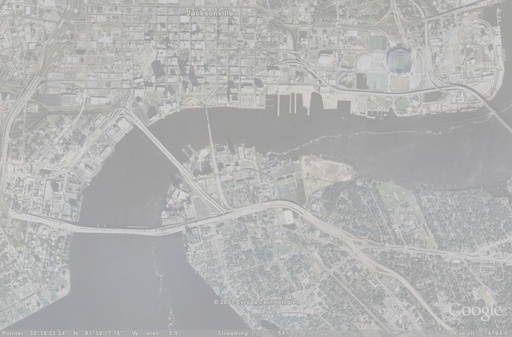
#> input picture Image Processing with histogram/lowContrast.jpg, 512 x 337 px, shrunk from 1048 x 691 before the run
$ jupyter execute 'Image Processing with histogram.ipynb'
#> lines starting #> are read from the running program, lines starting #| are printed output that depends on the picture
[cell 1]
# Image Histogram

import cv2
import matplotlib.pyplot as plt

image = cv2.imread('lowContrast.jpg', cv2.IMREAD_GRAYSCALE)
#> image: shape (337, 512); min 149, max 220, mean 179.1
hist = cv2.calcHist([image], [0], None, [256], [0, 256])
#> hist = 256 values, max 7866 at index 163, min 0 at index 0, mean 674

plt.plot(hist)
plt.savefig('histogram.png')
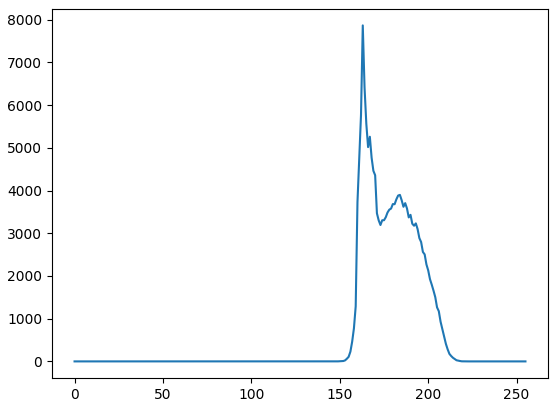
#> figure drawn by matplotlib, 1 panel; curve peaks at x = 163, y = 7866

[cell 2]
# Histogram Equalization

import cv2
import numpy as np
import matplotlib.pyplot as plt

image = cv2.imread('lowContrast.jpg', cv2.IMREAD_GRAYSCALE)
M, N = image.shape
#> M = 337; N = 512
pixels = M * N
#> pixels = 172544
L = 256

hist = cv2.calcHist([image], [0], None, [L], [0, L])
hist = hist.flatten()

pr = hist / pixels
#> pr = 256 values, max 0.0456 at index 163, min 0 at index 0, mean 0.00391

sumpr = np.cumsum(pr)
#> sumpr = 256 values from 0 to 1
s_k = np.round((L - 1) * sumpr).astype(np.uint8)
#> s_k = 256 values from 0 to 255

equalized_image = s_k[image]
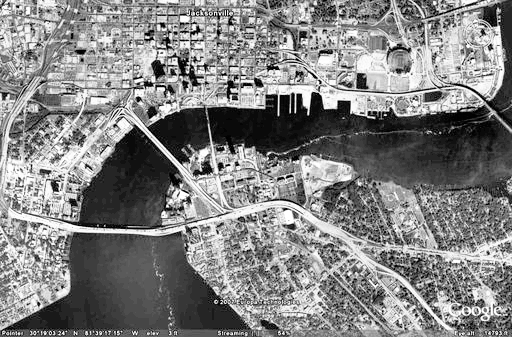
#> equalized_image: shape (337, 512); min 0, max 255, mean 130.4
equalized_hist = cv2.calcHist([equalized_image], [0], None, [256], [0, 256])
#> equalized_hist = 256 values, max 7866 at index 37, min 0 at index 3, mean 674

cv2.imwrite('image.jpg', image)
cv2.imwrite('equalized_image.jpg', equalized_image)


plt.plot(hist)
plt.savefig('original_histogram.png')
plt.close()

plt.plot(equalized_hist)
plt.savefig('equalized_histogram.png')
#> figure, not shown here; curve peaks at x = 37, y = 7866
plt.close()

[cell 3]
# Local Image Enhancement Using Neighborhood Statistics

import cv2
import numpy as np

image = cv2.imread('cube.png', cv2.IMREAD_GRAYSCALE)
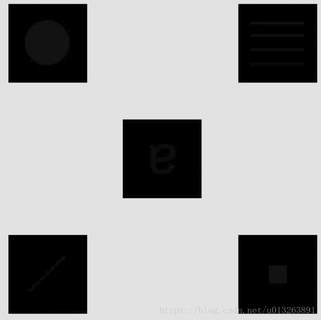
#> input picture Image Processing with histogram/cube.png, 321 x 320 px, shrunk from 657 x 656 before the run
#> image: shape (320, 321); min 0, max 242, mean 158.5
image = image.astype(np.float32)

M, N = image.shape
#> M = 320; N = 321
pixels = M * N
#> pixels = 102720

hist = cv2.calcHist([image], [0], None, [256], [0, 256])
#> hist = 256 values, max 66712 at index 226, min 0 at index 89, mean 401.2
hist = hist.flatten()

pr = hist / pixels
#> pr = 256 values, max 0.649 at index 226, min 0 at index 89, mean 0.00391
mG = np.sum(np.arange(256) * pr)
#> mG = 158.5
varG = np.sum((np.arange(256) - mG)**2 * pr)
#> varG = 10424.7

k0, k1 = 0, 1.5
k2, k3 = 0, 2
gain = 3
w = 10
pad = w // 2

padded = cv2.copyMakeBorder(image, pad, pad, pad, pad, cv2.BORDER_REFLECT)
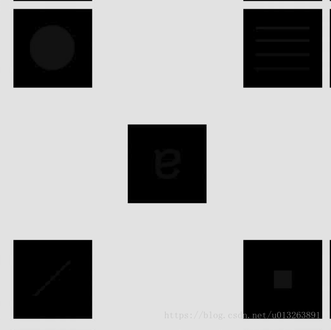
#> padded: shape (330, 331) float32; min 0, max 242, mean 161.8
output = np.copy(image)

for i in range(image.shape[0]):
    for j in range(image.shape[1]):

        window = padded[i:i+w, j:j+w]
        msxy = np.mean(window)
        varsxy = np.var(window)

        if (k0 * mG <= msxy <= k1 * mG) and (k2 * varG <= varsxy <= k3 * varG):
            output[i, j] = gain * image[i, j]


output = np.clip(output, 0, 255).astype(np.uint8)
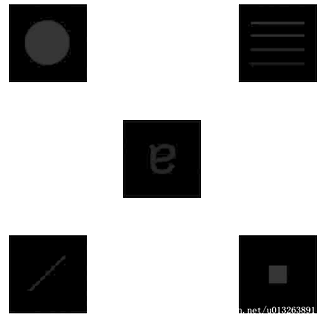
#> output: shape (320, 321); min 0, max 255, mean 181.5

cv2.imwrite('enhanced_cube.png', output)
#> Out = True

[cell 4]
# 4-Bit Image Quantization, Quantization Error, and Histogram Equalization

from PIL import Image
import numpy as np
import cv2
import matplotlib.pyplot as plt

def PictureProcess(image_path):
#> called with image_path = 'pic.jpg'
    img = Image.open(image_path).convert('L')
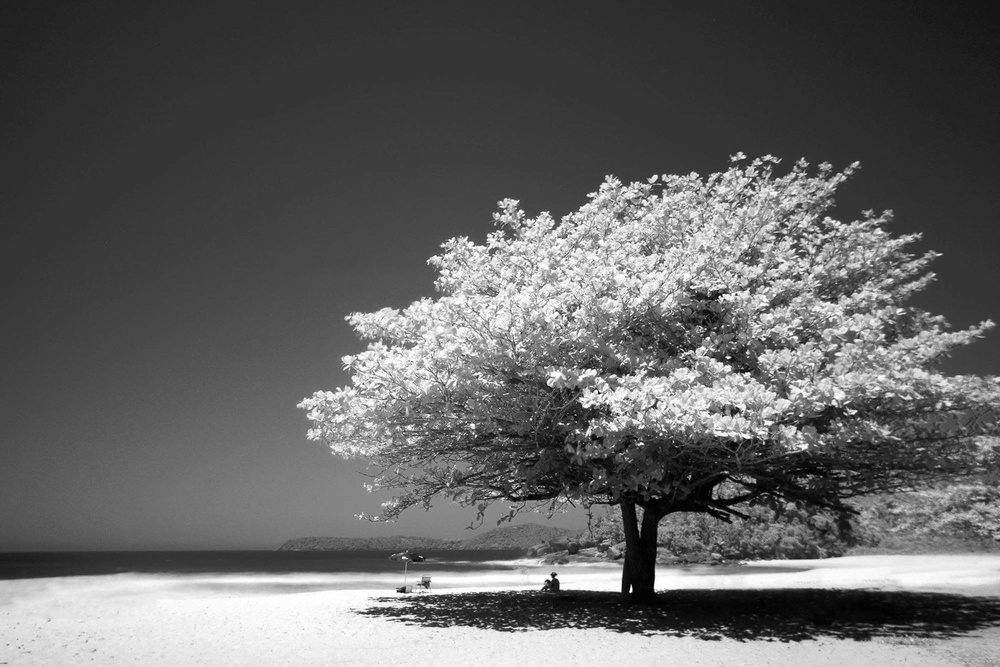
#> input picture Image Processing with histogram/pic.jpg, 1000 x 667 px, shrunk from 2048 x 1365 before the run
    imgAr = np.array(img)

    newPixels = (imgAr // 16) * 17

    new_img = Image.fromarray(newPixels.astype(np.uint8))
    new_img.save("4_bits_plane.png")

    image_subtracted = cv2.absdiff(imgAr, newPixels)
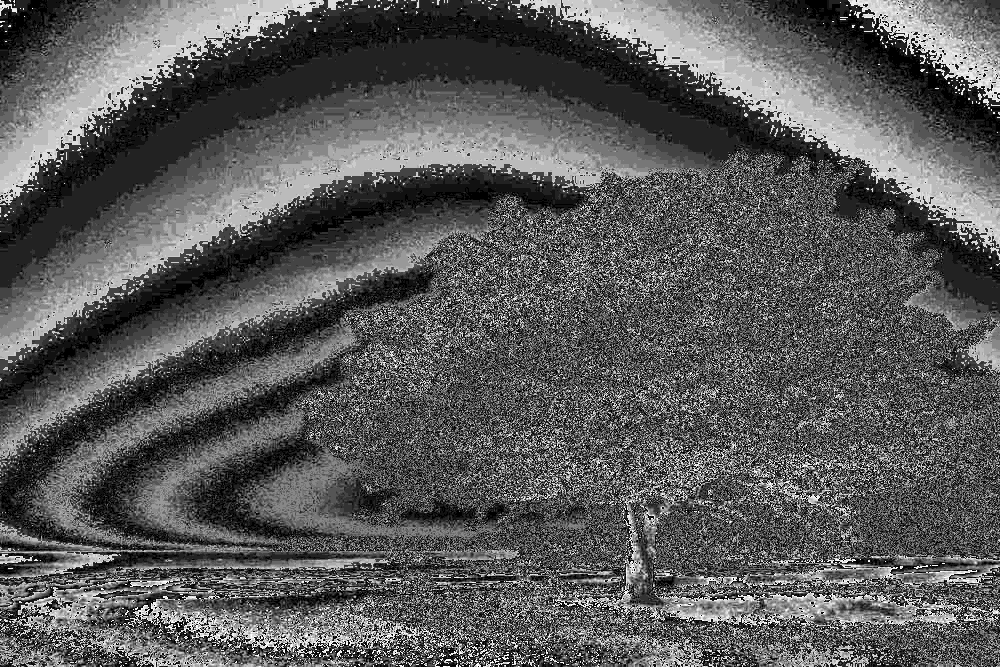
#> image_subtracted: shape (667, 1000); min 0, max 15, mean 5.26; drawn with min black and max white
    image_subtracted_pil = Image.fromarray(image_subtracted)
    image_subtracted_pil.save("new_4_bits_subtracted.png")

    pixels = imgAr.size
#> pixels = 667000
    hist = cv2.calcHist([imgAr], [0], None, [256], [0, 256]).flatten()
#> hist = 256 values, max 33153 at index 53, min 222 at index 0, mean 2605.5

    pr = hist / pixels
#> pr = 256 values, max 0.0497 at index 53, min 0.000333 at index 0, mean 0.00391
    sumpr = np.cumsum(pr)
#> sumpr = 256 values from 0.000333 to 1
    s_k = np.round(255 * sumpr).astype(np.uint8)
#> s_k = 256 values from 0 to 255

    equalized_image = s_k[imgAr]
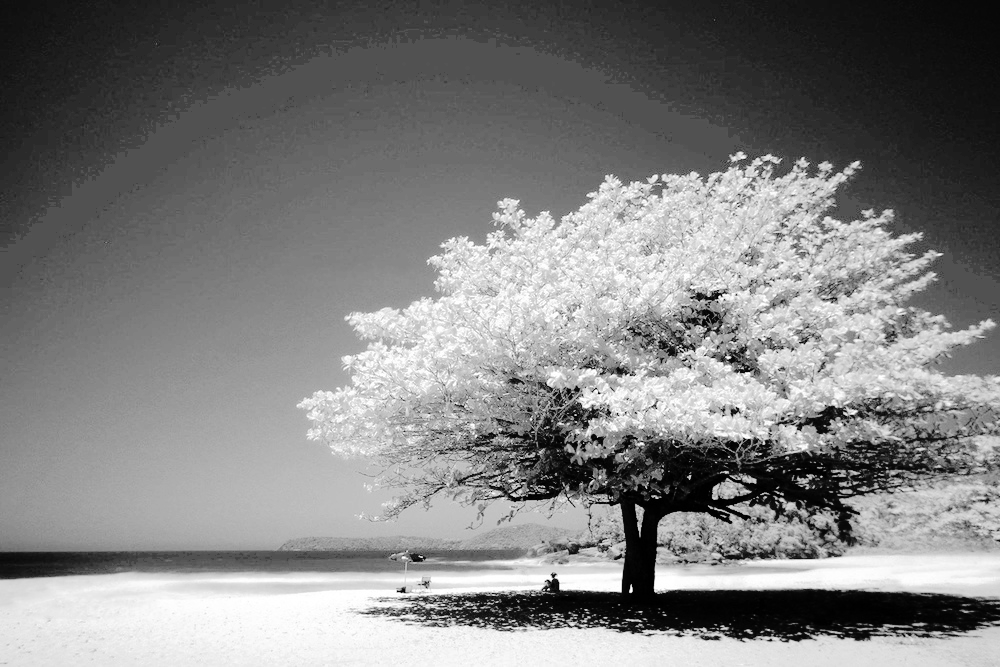
#> equalized_image: shape (667, 1000); min 0, max 255, mean 128.7
    equalized_hist = cv2.calcHist(
        [equalized_image], [0], None, [256], [0, 256]
    )
#> equalized_hist = 256 values, max 33153 at index 81, min 0 at index 19, mean 2605.5

    plt.plot(hist)
    plt.title("Original Histogram")
    plt.savefig('original4bitHistogram.png')
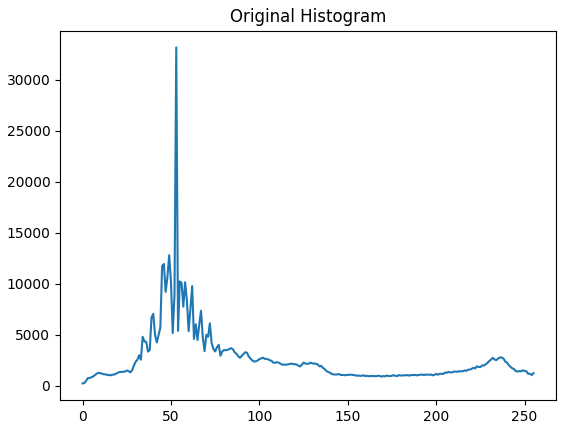
#> figure drawn by matplotlib, 1 panel; curve peaks at x = 53, y = 33153
    plt.close()

    cv2.imwrite('equalized_4bitimage.jpg', equalized_image)

    plt.plot(equalized_hist)
    plt.title("Equalized Histogram")
    plt.savefig('equalized4bitHistogram.png')
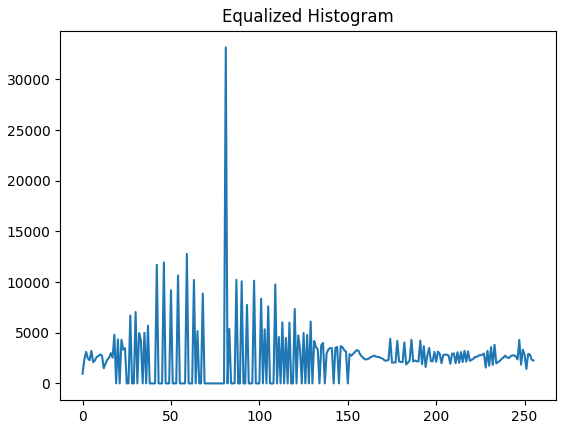
#> figure drawn by matplotlib, 1 panel; curve peaks at x = 81, y = 33153
    plt.close()

PictureProcess("pic.jpg")
